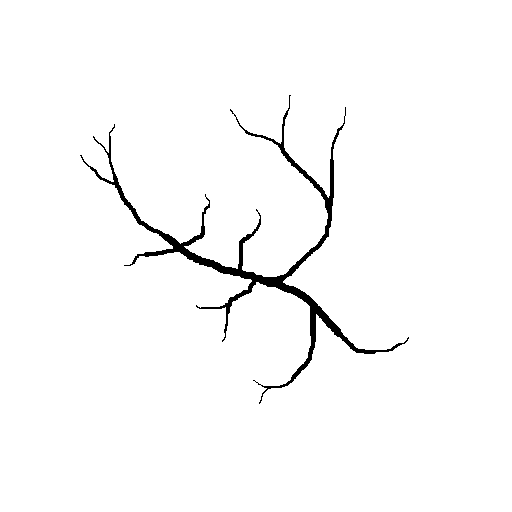
%> input picture toolboxes/k-Wave/k-wave-toolbox-version-1.4/k-Wave/examples/EXAMPLE_source_two.bmp, 512 x 512 px
$ octave example_na_optimising_performance.m   (GNU Octave 9; MATLAB toolbox functions it lacks are replaced by stand-ins)
%> lines starting %> are read from the running program, lines starting %| are printed output that depends on the picture; in (x1, y1, x2, y2) boxes, pixels count from 0 and x2, y2 are one past the last pixel; in counts of white or black regions, pixels touching at a corner belong together; the program's own positions count from 1
### toolboxes/k-Wave/k-wave-toolbox-version-1.4/k-Wave/loadImage.m
function im = loadImage(filename)
%> called with filename = 'EXAMPLE_source_two.bmp'
%LOADIMAGE Load an image file.
%
% DESCRIPTION:
%     loadImage loads an external image file using imread and returns a
%     two-dimensional image matrix scaled between 0 and 1. If a colour
%     image is loaded, the colour channels are summed before scaling. If no
%     input is given for filename, a selection dialog is invoked.
%
% USAGE:
%     im = loadImage()
%     im = loadImage(filename)
%
% OPTIONAL INPUTS:
%     filename    - filename (and pathname if not in the same directory)
%                   of the image to load
%
% OUTPUTS:
%     im          - scaled image matrix
%
% ABOUT:
%     author      - Bradley Treeby
%     date        - 30th June 2009
%     last update - 8th June 2017
%
% This function is part of the k-Wave Toolbox (http://www.k-wave.org)
% Copyright (C) 2009-2017 Bradley Treeby
%
% See also imread, resize

% This file is part of k-Wave. k-Wave is free software: you can
% redistribute it and/or modify it under the terms of the GNU Lesser
% General Public License as published by the Free Software Foundation,
% either version 3 of the License, or (at your option) any later version.
%
% k-Wave is distributed in the hope that it will be useful, but WITHOUT ANY
% WARRANTY; without even the implied warranty of MERCHANTABILITY or FITNESS
% FOR A PARTICULAR PURPOSE.  See the GNU Lesser General Public License for
% more details.
%
% You should have received a copy of the GNU Lesser General Public License
% along with k-Wave. If not, see <http://www.gnu.org/licenses/>.

% load the file if not selected
if nargin == 0

    % get filename using gui
    [filename, pathname, filterindex] = uigetfile({'*.jpg; *.gif; *.bmp; *.png', 'Image Files (*.jpg, *.gif, *.bmp, *.png)'; '*.*',...
        'All Files (*.*)'}, 'Select data file', 'MultiSelect', 'off');

    % check and end with an error if no file has been selected
    if filterindex == 0
        error('Please select a data file.');
    end

    % join pathname and filename
    filename = strcat(pathname, filename);

end

% extract the filetype
split_filename = regexp(filename, '\.', 'split');
filetype = lower(split_filename{2});

% check the filetype
if ~strcmp(filetype, 'jpg') && ~strcmp(filetype, 'bmp') && ~strcmp(filetype, 'gif')  && ~strcmp(filetype, 'png')
    disp('WARNING: image filetype may not be supported - see loadImage.m');
end

% load the image
im = imread(filename);
%> im: size 512x512 logical; 98% white; 1 black region, box (x1, y1, x2, y2) and area: (80, 95, 409, 404) 5191

% if there are multiple colour channels, sum them up
if numDim(im) > 2
%> in numDim, `sz = size(squeeze(x));`: sz = [512 512]
    im = squeeze(double(im(:, :, 1)) + double(im(:, :, 2)) + double(im(:, :, 3)));
else
    im = double(im);
end

% scale pixel values from 0 -> 1
im = max(im(:)) - im;
im = im .* (1 / max(im(:)));

### toolboxes/k-Wave/k-wave-toolbox-version-1.4/k-Wave/numDim.m
function dim = numDim(x)
%NUMDIM Return the number of matrix dimensions.
%
% DESCRIPTION:
%     numDim returns the number of dimensions of a matrix x. Unlike the
%     inbuilt ndims, singleton dimensions are not counted, so numDim
%     returns 1 for 1D vectors, 2 for 2D arrays, etc.
%
% USAGE:
%     dim = numDim(x)
%
% INPUTS:
%     x           - matrix with unknown number of dimensions
%
% OUTPUTS:
%     dim         - number of dimensions
%
% ABOUT:
%     author      - Bradley Treeby
%     date        - 29th April 2009
%     last update - 7th June 2017
%
% This function is part of the k-Wave Toolbox (http://www.k-wave.org)
% Copyright (C) 2009-2017 Bradley Treeby
%
% See also ndims

% This file is part of k-Wave. k-Wave is free software: you can
% redistribute it and/or modify it under the terms of the GNU Lesser
% General Public License as published by the Free Software Foundation,
% either version 3 of the License, or (at your option) any later version.
%
% k-Wave is distributed in the hope that it will be useful, but WITHOUT ANY
% WARRANTY; without even the implied warranty of MERCHANTABILITY or FITNESS
% FOR A PARTICULAR PURPOSE.  See the GNU Lesser General Public License for
% more details.
%
% You should have received a copy of the GNU Lesser General Public License
% along with k-Wave. If not, see <http://www.gnu.org/licenses/>.

% get the size collapsing any singleton dimensions
sz = size(squeeze(x));

% check for 1D vectors
if length(sz) > 2
    dim = length(sz);
elseif sz(1) == 1 || sz(2) == 1
    dim = 1;
else
    dim = 2;
end

% % alternate check for 1D vector in any dimension
% if max(sz) == prod(sz)
%     dim = 1;
% end

### toolboxes/k-Wave/k-wave-toolbox-version-1.4/k-Wave/resize.m
function mat_rs = resize(varargin)
%RESIZE Resize a matrix.
%
% DESCRIPTION:
%     resize resamples a matrix to a given size using interp1 (1D), interp2
%     (2D), or interp3 (3D).
%
% USAGE:
%     mat_rs = resize(mat, new_size)
%     mat_rs = resize(mat, new_size, interp_mode)
%
% INPUTS:
%     mat         - matrix to resize
%     new_size    - desired matrix size in elements given by [N] in 1D (a
%                   single number is used for both row and column vectors),
%                   [Nx, Ny] in 2D and [Nx, Ny, Nz] in 3D.
%
% OPTIONAL INPUTS:
%     interp_mode - interpolation mode used by interp1, interp2, and
%                   interp3 (default = '*linear')
%
% OUTPUTS:
%     mat_rs      - resized matrix
%
% ABOUT:
%     author      - Bradley Treeby
%     date        - 8th July 2009
%     last update - 7th June 2017
%
% This function is part of the k-Wave Toolbox (http://www.k-wave.org)
% Copyright (C) 2009-2017 Bradley Treeby
%
% See also interp1, interp2, interp3

% This file is part of k-Wave. k-Wave is free software: you can
% redistribute it and/or modify it under the terms of the GNU Lesser
% General Public License as published by the Free Software Foundation,
% either version 3 of the License, or (at your option) any later version.
%
% k-Wave is distributed in the hope that it will be useful, but WITHOUT ANY
% WARRANTY; without even the implied warranty of MERCHANTABILITY or FITNESS
% FOR A PARTICULAR PURPOSE.  See the GNU Lesser General Public License for
% more details.
%
% You should have received a copy of the GNU Lesser General Public License
% along with k-Wave. If not, see <http://www.gnu.org/licenses/>.

% start the timer
tic;

% update command line status
disp('Resizing matrix...');

% assign the matrix input
mat = varargin{1};

% check for interpolation mode input
if nargin == 2
    interp_mode = '*linear';
elseif nargin ~= 3
    error('Incorrect number of inputs.');
else
    interp_mode = varargin{3};
end

% check inputs
if numDim(mat) ~= length(varargin{2})
    error('Resolution input must have the same number of elements as data dimensions.');
end

switch numDim(mat)
    case 1

        % extract the original number of pixels from the size of the matrix
        [Nx_input, Ny_input] = size(mat);

        % extract the desired number of pixels
        if Ny_input == 1
            Nx_output = varargin{2}(1);
            Ny_output = 1;
        else
            Nx_output = 1;
            Ny_output = varargin{2}(1);
        end

        % update command line status
        disp(['  input grid size: ' num2str(Nx_input) ' by ' num2str(Ny_input) ' elements']);
        disp(['  output grid size: ' num2str(Nx_output) ' by ' num2str(Ny_output) ' elements']);

        % check the size is different to the input size
        if Nx_input ~= Nx_output || Ny_input ~= Ny_output

            % resize the input matrix to the desired number of pixels
            if Ny_input == 1
                mat_rs = interp1((0:1/(Nx_input - 1):1)', mat, (0:1/(Nx_output - 1):1)', interp_mode);
            else
                mat_rs = interp1((0:1/(Ny_input - 1):1), mat, (0:1/(Ny_output - 1):1), interp_mode);
            end

        else
            mat_rs = mat;
        end

    case 2

        % extract the original number of pixels from the size of the matrix
        [Nx_input, Ny_input] = size(mat);

        % extract the desired number of pixels
        Nx_output = varargin{2}(1);
%> Nx_output = 256
        Ny_output = varargin{2}(2);
%> Ny_output = 256

        % update command line status
        disp(['  input grid size: ' num2str(Nx_input) ' by ' num2str(Ny_input) ' elements']);
%|   input grid size: 512 by 512 elements
        disp(['  output grid size: ' num2str(Nx_output) ' by ' num2str(Ny_output) ' elements']);
%|   output grid size: 256 by 256 elements

        % check the size is different to the input size
        if Nx_input ~= Nx_output || Ny_input ~= Ny_output

            % resize the input matrix to the desired number of pixels
            mat_rs = interp2(0:1/(Ny_input - 1):1, (0:1/(Nx_input - 1):1)', mat, 0:1/(Ny_output - 1):1, (0:1/(Nx_output - 1):1)', interp_mode);
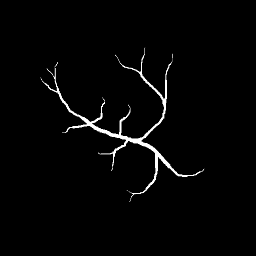
%> mat_rs: size 256x256 double; min 0, max 2, mean 0.0394; drawn with min black and max white

        else
            mat_rs = mat;
        end

    case 3

        % extract the original number of pixels from the size of the matrix
        [Nx_input, Ny_input, Nz_input] = size(mat);

        % extract the desired number of pixels
        Nx_output = varargin{2}(1);
        Ny_output = varargin{2}(2);
        Nz_output = varargin{2}(3);

        % update command line status
        disp(['  input grid size: ' num2str(Nx_input) ' by ' num2str(Ny_input) ' by ' num2str(Nz_input) ' elements']);
        disp(['  output grid size: ' num2str(Nx_output) ' by ' num2str(Ny_output) ' by ' num2str(Nz_output) ' elements']);

        % create normalised plaid grids of current discretisation
        [x_mat, y_mat, z_mat] = ndgrid((0:Nx_input-1)/(Nx_input-1), (0:Ny_input-1)/(Ny_input-1), (0:Nz_input-1)/(Nz_input-1));

        % create plaid grids of desired discretisation
        [x_mat_interp, y_mat_interp, z_mat_interp] = ndgrid((0:Nx_output-1)/(Nx_output-1), (0:Ny_output-1)/(Ny_output-1), (0:Nz_output-1)/(Nz_output-1));

        % compute interpolation; for a matrix indexed as [M, N, P], the
        % axis variables must be given in the order N, M, P
        mat_rs = interp3(y_mat, x_mat, z_mat, mat, y_mat_interp, x_mat_interp, z_mat_interp, interp_mode);

    otherwise
        error('Input matrix must be 1, 2 or 3 dimensional.');
end

% update command line status
disp(['  completed in ' scaleTime(toc)]);
%> (this line was passed over: scaleTime is not available in this run)
%> (the rest of the program and of its run is left out)
